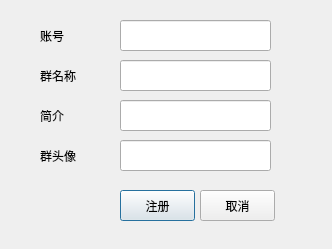
<?xml version="1.0" encoding="UTF-8"?>
<ui version="4.0">
 <class>createGroup</class>
 <widget class="QDialog" name="createGroup">
  <property name="geometry">
   <rect>
    <x>0</x>
    <y>0</y>
    <width>332</width>
    <height>249</height>
   </rect>
  </property>
  <property name="windowTitle">
   <string>Dialog</string>
  </property>
  <widget class="QLineEdit" name="input_instruct">
   <property name="geometry">
    <rect>
     <x>120</x>
     <y>100</y>
     <width>151</width>
     <height>31</height>
    </rect>
   </property>
   <property name="font">
    <font>
     <pointsize>12</pointsize>
    </font>
   </property>
   <property name="echoMode">
    <enum>QLineEdit::Normal</enum>
   </property>
  </widget>
  <widget class="QLabel" name="label_6">
   <property name="geometry">
    <rect>
     <x>40</x>
     <y>70</y>
     <width>54</width>
     <height>12</height>
    </rect>
   </property>
   <property name="text">
    <string>群名称</string>
   </property>
  </widget>
  <widget class="QLabel" name="label_4">
   <property name="geometry">
    <rect>
     <x>40</x>
     <y>110</y>
     <width>54</width>
     <height>12</height>
    </rect>
   </property>
   <property name="text">
    <string>简介</string>
   </property>
  </widget>
  <widget class="QLabel" name="label_5">
   <property name="geometry">
    <rect>
     <x>40</x>
     <y>150</y>
     <width>54</width>
     <height>12</height>
    </rect>
   </property>
   <property name="text">
    <string>群头像</string>
   </property>
  </widget>
  <widget class="QPushButton" name="btn_create">
   <property name="geometry">
    <rect>
     <x>120</x>
     <y>190</y>
     <width>75</width>
     <height>31</height>
    </rect>
   </property>
   <property name="text">
    <string>注册</string>
   </property>
  </widget>
  <widget class="QPushButton" name="btn_Quit">
   <property name="geometry">
    <rect>
     <x>200</x>
     <y>190</y>
     <width>75</width>
     <height>31</height>
    </rect>
   </property>
   <property name="text">
    <string>取消</string>
   </property>
  </widget>
  <widget class="QLabel" name="label">
   <property name="geometry">
    <rect>
     <x>40</x>
     <y>30</y>
     <width>54</width>
     <height>12</height>
    </rect>
   </property>
   <property name="text">
    <string>账号</string>
   </property>
  </widget>
  <widget class="QLineEdit" name="input_acc">
   <property name="geometry">
    <rect>
     <x>120</x>
     <y>20</y>
     <width>151</width>
     <height>31</height>
    </rect>
   </property>
   <property name="font">
    <font>
     <pointsize>12</pointsize>
    </font>
   </property>
  </widget>
  <widget class="QLineEdit" name="input_name">
   <property name="geometry">
    <rect>
     <x>120</x>
     <y>60</y>
     <width>151</width>
     <height>31</height>
    </rect>
   </property>
   <property name="font">
    <font>
     <pointsize>12</pointsize>
    </font>
   </property>
  </widget>
  <widget class="QLineEdit" name="input_img">
   <property name="geometry">
    <rect>
     <x>120</x>
     <y>140</y>
     <width>151</width>
     <height>31</height>
    </rect>
   </property>
   <property name="font">
    <font>
     <pointsize>12</pointsize>
    </font>
   </property>
   <property name="echoMode">
    <enum>QLineEdit::Normal</enum>
   </property>
  </widget>
 </widget>
 <resources/>
 <connections/>
</ui>
